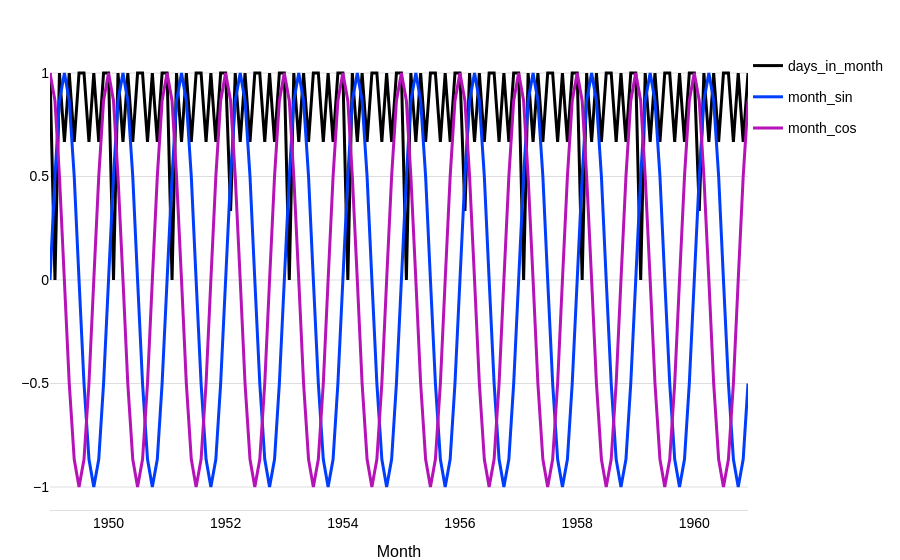

Here is the notebook cell this chart was saved with:
### Markdown cell above
## 4. Forecasting Using Covariates

Many NeuralForecast models support covariates. The wrapper automatically detects which covariate types are supported by the chosen base model and wires them into the Darts pipeline. There is no need to specify `futr_exog_list`, `hist_exog_list`, and `stat_exog_list`. These are inferred directly from the input time series passed to `NeuralForecastModel.fit()`.

Let's generate some future covariates from calendar attributes of the AirPassengers series and use a **TSMixerx** model.

<div class="alert alert-success" role="alert">
  For simplicity, you can also let the model generate these features for you with the `add_encoders` parameter. More info in the 
  <a href="https://unit8co.github.io/darts/quickstart/00-quickstart.html#Encoders:-using-covariates-for-free">quickstart</a>.
</div>

### Code cell
from darts.dataprocessing.transformers import Scaler
from darts.utils.timeseries_generation import datetime_attribute_timeseries

# generate feature: number of days per month, and apply a MinMax scaler to scale all values into the range (0,1)
future_covariates = datetime_attribute_timeseries(series, attribute="days_in_month")
future_covariates = Scaler().fit_transform(future_covariates)

# let's also add a cyclic encoding (sin + cosine wave) of the value the month
future_covariates = future_covariates.add_datetime_attribute(
    "month", cyclic=True
).astype("float32")

# finally, apply a MinMax scaler to scale all values into the range (0,1)
fig = future_covariates.plotly()
fig.update_layout(**config)

### Figure 1 — Plotly figure (JSON) as saved in the notebook; plotly's stock layout.template omitted (floating-point values rounded to 4 significant figures; data arrays with more than 128 entries replaced by an {"elided": "..."} marker saying what was removed)
{"data": [{"hovertemplate": "<b>days_in_month</b>: %{y:.3g}<extra></extra>", "legendgroup": "days_in_month", "line": {"color": "#000000"}, "mode": "lines", "name": "days_in_month", "type": "scatter", "x": {"elided": "144 str values"}, "y": {"elided": "144 float values"}}, {"hovertemplate": "<b>month_sin</b>: %{y:.3g}<extra></extra>", "legendgroup": "month_sin", "line": {"color": "#003dfd"}, "mode": "lines", "name": "month_sin", "type": "scatter", "x": {"elided": "144 str values"}, "y": {"elided": "144 float values"}}, {"hovertemplate": "<b>month_cos</b>: %{y:.3g}<extra></extra>", "legendgroup": "month_cos", "line": {"color": "#b512b8"}, "mode": "lines", "name": "month_cos", "type": "scatter", "x": {"elided": "144 str values"}, "y": {"elided": "144 float values"}}], "layout": {"hovermode": "x unified", "legend": {"xanchor": "left"}, "title": {}, "xaxis": {"title": {"text": "Month"}}}}
